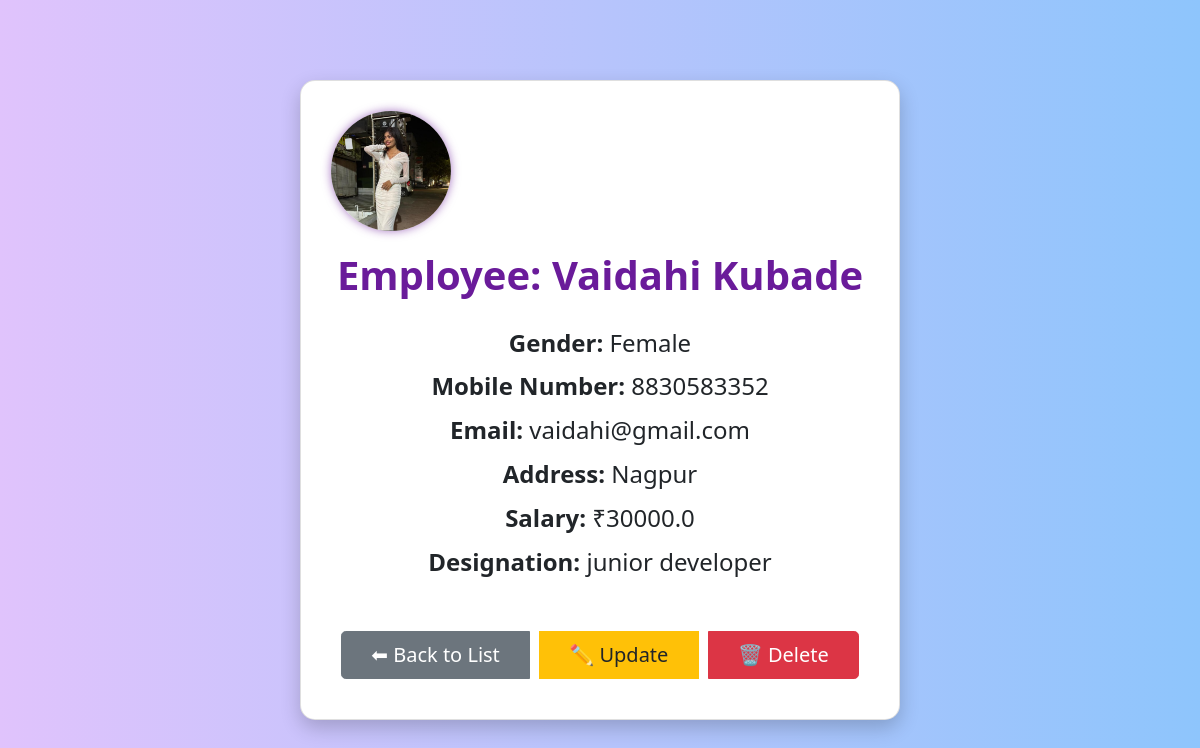
Screenshot of /forms/details/13/ with the database file from the repository.
### employeeapp/models.py (models this page shows, shortened)
class Employee(models.Model):
    Gender_Choices = [
        ('M','Male'),
        ('F','Female'),
        ('O','Other'),
    ]
    phone_num = RegexValidator(regex=r'^\d{10}$' , message="Mobile Number must be exactly 10 digits.")
    name = models.CharField(max_length=60)
    gender = models.CharField(max_length=10, choices=Gender_Choices, verbose_name="Gender", null=True, blank=True)
    mob_num = models.CharField(validators=[phone_num], max_length=10)
    email = models.EmailField()
    address = models.TextField()
    salary = models.FloatField()
    designation = models.CharField()
    photo = models.ImageField(upload_to='employee_photos', null=True, blank=True)

### employeeapp/views.py (the view)
# urls.py: path('details/<int:id>/',details_of_emp),
def details_of_emp(request,id):
    context = {
        'obj' : Employee.objects.get(pk = id)
    }
    return render(request, 'employeeapp/details.html',context)

### employeeapp/templates/employeeapp/details.html (shortened to what this page needs)
<!DOCTYPE html>
<html lang="en">
<head>
  <link rel="stylesheet" href="https://cdn.jsdelivr.net/npm/bootstrap@4.6.2/dist/css/bootstrap.min.css">
  <link rel="stylesheet" href="https://cdnjs.cloudflare.com/ajax/libs/animate.css/4.1.1/animate.min.css"/>
</head>
<body>
  <div class="card text-center animate__animated animate__fadeInUp">
    {% if obj.photo %}
      <img src="{{ obj.photo.url }}/" alt="Employee Image"  class="profile-img">
    {% else %}
      <img src="https://cdn-icons-png.flaticon.com/512/3135/3135715.png" alt="Default Image" class="profile-img">
    {% endif %}
    <h1>Employee: {{ obj.name }}</h1>
    <h4><strong>Gender:</strong> {{ obj.gender }}</h4>
    <h4><strong>Mobile Number:</strong> {{ obj.mob_num }}</h4>
    <h4><strong>Email:</strong> {{ obj.email }}</h4>
    <h4><strong>Address:</strong> {{ obj.address }}</h4>
    <h4><strong>Salary:</strong> ₹{{ obj.salary }}</h4>
    <h4><strong>Designation:</strong> {{ obj.designation }}</h4>
    <div class="btn-group">
      <a href="/forms/list/" class="btn btn-secondary btn-lg">⬅ Back to List</a>
      <a href="/forms/update/{{ obj.id }}" class="btn btn-warning btn-lg">✏️ Update</a>
      <a href="/forms/delete/{{ obj.id }}" class="btn btn-danger btn-lg">🗑️ Delete</a>
    </div>
  </div>
</body>
</html>

### employeeapp/templates/employeeapp/details.html (style rules this page uses)
body { background: linear-gradient(to right, #e0c3fc, #8ec5fc); min-height: 100vh; display: flex; justify-content: center; align-items: center; font-family: 'Segoe UI', sans-serif; padding: 30px; }
.card { padding: 30px; border-radius: 15px; box-shadow: 0 8px 20px rgba(0, 0, 0, 0.2); background-color: white; max-width: 600px; width: 100%; animation: fadeIn 1s ease-in-out; }
.card h1 { color: #6a1b9a; font-weight: bold; margin-bottom: 30px; }
.card h4 { margin-bottom: 15px; }
.btn-group { margin-top: 30px; display: flex; justify-content: center; flex-wrap: wrap; }
.btn-lg { margin: 10px; min-width: 150px; }
.profile-img { width: 120px; height: 120px; border-radius: 50%; object-fit: cover; margin-bottom: 20px; box-shadow: 0 0 10px rgba(106, 27, 154, 0.6); }

### rows the page displays
Employee: photo (picture), name "Vaidahi Kubade", gender "Female", mob_num "8830583352", email "vaidahi@gmail.com", address "Nagpur", salary "30000.0", designation "junior developer"
